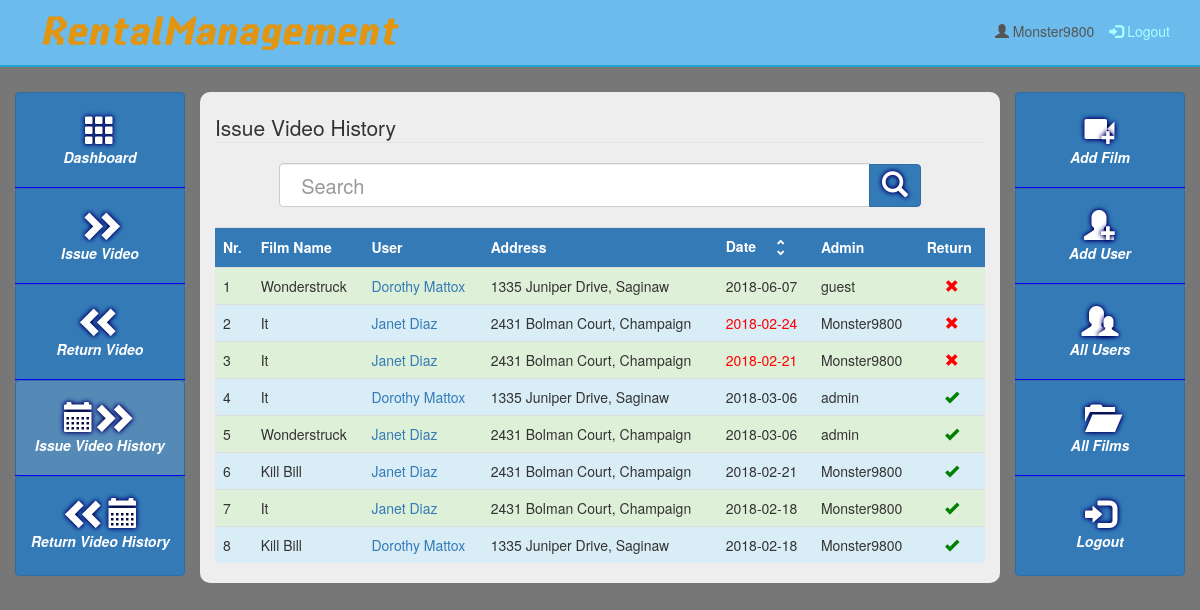
The app's page /issuevideoh.php (signed in) with its own data.
### tables this page shows
CREATE TABLE IF NOT EXISTS `rent` (
  `id` int(11) NOT NULL AUTO_INCREMENT,
  `id_user` int(11) NOT NULL,
  `id_movie` int(11) NOT NULL,
  `datetime` date NOT NULL,
  `rdatetime` text NOT NULL,
  `admin` text NOT NULL,
  `radmin` text NOT NULL,
  `return` int(11) NOT NULL DEFAULT '0',
  PRIMARY KEY (`id`),
  KEY `id_user` (`id_user`),
  KEY `id_movie` (`id_movie`)
);

CREATE TABLE IF NOT EXISTS `movies` (
  `id` int(100) NOT NULL,
  `filmname` mediumtext NOT NULL,
  `director` mediumtext NOT NULL,
  `genres` mediumtext NOT NULL,
  `country` mediumtext NOT NULL,
  `year` text NOT NULL,
  `runtime` mediumtext NOT NULL,
  `quantityactual` int(11) NOT NULL,
  `quantity` int(11) NOT NULL,
  `description` mediumtext NOT NULL,
  `datetime` mediumtext NOT NULL,
  `admin` varchar(20) NOT NULL,
  PRIMARY KEY (`id`)
);

CREATE TABLE IF NOT EXISTS `users` (
  `id` int(11) NOT NULL AUTO_INCREMENT,
  `fullname` mediumtext NOT NULL,
  `address` mediumtext NOT NULL,
  `country` mediumtext NOT NULL,
  `mobile` mediumtext NOT NULL,
  `email` mediumtext NOT NULL,
  `admin` mediumtext NOT NULL,
  `datetime` mediumtext NOT NULL,
  `sex` text NOT NULL,
  PRIMARY KEY (`id`)
);

### issuevideoh.php (the view, shortened to what this page needs)
<?php require_once("Include/Functions.php"); ?>
<?php
  $CurrentTime = time();
  $Now = strftime("%Y-%m-%d" , $CurrentTime);
?>
<!doctype html>
<html>
    <head>
        <link rel="stylesheet" href="https://maxcdn.bootstrapcdn.com/bootstrap/3.3.7/css/bootstrap.min.css">
        <link rel="stylesheet" href="css/adminstyle.css">
    </head>
    <body>
        <nav class="navbar navbar-light" role="navigation" style="background-color: #6BBCED;">
            <div class="container">
                <div class="navbar-header">
                    <a class="navbar-brand" href="index.php">
                        <img class="img-responsive" style="margin-top: -5px;" src="Images/Logo.png" width="380">
                    </a>
                </div>
                <div style="margin-top: 5px;">
            <ul id="logout" class="nav navbar-nav navbar-right">
      <li style="color: #555; padding-top: 15px;"><span class="glyphicon glyphicon-user"></span> <?php echo $_SESSION["UsernameVideo"]; ?></li>
      <li><a href="logout.php" style="color: #aff; background-color:transparent;"><span class="glyphicon glyphicon-log-in"></span> Logout</a></li>
            </ul>
                </div>
            </div>
        </nav>
<div class="line" style="height: 10px; background: #6BBCED; border-bottom: 2px solid #1DA4CF;"></div>
        <div class="container-fluid">
            <div class="row">
                <div class="col-sm-2">
                    <ul id="Side_Menu" class="nav nav-pills nav-stacked" style="padding-top: 25px;">
                        <li><a href="dashboard.php" class="btn btn-primary" style="width: 100%; height: 100px;"><span style="font-size: 30px; margin-top: 10px;" class="glyphicon glyphicon-th shadow"></span><br /><span class="menu-text">Dashboard</span></a>
                        </li>
                        <li style="margin-top: -5px; border-top: 1px solid blue;"><a href="issuevideo.php" class="btn btn-primary" style="width: 100%; height: 100px;"><span style="font-size: 30px; margin-top: 10px;" class="glyphicon glyphicon-chevron-right shadow"></span><span style="margin-left: -13px; font-size: 30px;" class="glyphicon glyphicon-chevron-right shadow"></span><br /><span class="menu-text">Issue Video</span></a>
                        </li>
                        <li style="margin-top: -5px; border-top: 1px solid blue;"><a href="returnvideo.php" class="btn btn-primary" style="width: 100%; height: 100px;"><span style="font-size: 30px; margin-top: 10px;" class="glyphicon glyphicon-chevron-left shadow"></span><span style="margin-left: -13px; font-size: 30px;" class="glyphicon glyphicon-chevron-left shadow"></span><br /><span class="menu-text">Return Video</span></a>
                        </li>
                        <li style="margin-top: -5px; border-top: 1px solid blue;"><a href="issuevideoh.php" class="btn btn-primary" style="width: 100%; height: 100px; background-color: #558ab7;"><span style="font-size: 30px; margin-top: 10px;" class="glyphicon glyphicon-calendar shadow"></span><span style="margin-left: -5px; font-size: 30px;" class="glyphicon glyphicon-chevron-right shadow"></span><span style="margin-left: -13px; font-size: 30px;" class="glyphicon glyphicon-chevron-right shadow"></span><br /><span class="menu-text">Issue Video History</span></a>
                        </li>
                        <li style="margin-top: -5px; border-top: 1px solid blue;"><a href="returnvideoh.php" class="btn btn-primary" style="width: 100%; height: 100px;"><span style="font-size: 30px; margin-top: 10px;" class="glyphicon glyphicon-chevron-left shadow"></span><span style="margin-left: -13px; font-size: 30px;" class="glyphicon glyphicon-chevron-left shadow"></span><span style="font-size: 30px;" class="glyphicon glyphicon-calendar shadow"></span><br /><span class="menu-text">Return Video History</span></a>
                        </li>
                    </ul>
                </div>
                <div class="col-sm-8" style="background-color: #eee; margin-top: 25px;">
<br />
                    <form action="issuevideoh.php" class="form-horizontal" enctype="multipart/form-data">
                            <legend>Issue Video History</legend>
                            <fieldset>
                                <div class="col-sm-10 col-sm-offset-1 input-group">
                            <div class="input-group">
                              <input type="text" class="form-control" style="padding: 21px; font-size: 20px;" placeholder="Search" name="Search">
                              <span class="input-group-btn">
                                <button class="btn btn-primary" name="SearchButton"><span style="font-size: 26px;" class="glyphicon glyphicon-search shadow"></span></button>
                              </span>
                            </div>
                                </div>
                            </fieldset>
                    </form>
                    <br />
                    <div class="table-responsive">
                        <table class="table table-striped table-hover">
                    <tr style="background-color: #337ab7; color: #fff;">
                        <th style="vertical-align: middle;">Nr.</th>
                        <th style="vertical-align: middle;">Film Name</th>
                        <th style="vertical-align: middle;">User</th>
                        <th style="vertical-align: middle;">Address</th>
                        <th style="vertical-align: middle;">Date <ul id="sorting"><li><a href="issuevideoh.php?datesort=up"><span class="glyphicon glyphicon-chevron-up"></span></a></li>
                                                                     <li><a href="issuevideoh.php?datesort=down"><span class="glyphicon glyphicon-chevron-down"></span></a></li></ul></th>
                        <th style="vertical-align: middle;">Admin</th>
                        <th style="vertical-align: middle;">Return</th>
                    </tr>
                    <?php
                        $SrNo=0;
                        if(isset($_GET["SearchButton"]))
                        {
                        $Search=$_GET["Search"];
                        $Query="SELECT filmname, fullname, address, rent.datetime, rent.admin, rent.return, users.id FROM movies, users, rent WHERE rent.id_user=users.id AND rent.id_movie=movies.id AND (filmname LIKE '%$Search%' OR fullname LIKE '%$Search%' OR address LIKE '%$Search%') ORDER BY rent.return ASC";
                        if($_GET)
                        {
                         $sorting = $_GET['datesort'];
                           if($sorting == 'up')
                           {
                             $Query = "SELECT filmname, fullname, address, rent.datetime, rent.admin, rent.return, users.id FROM movies, users, rent WHERE rent.id_user=users.id AND rent.id_movie=movies.id ORDER BY rent.return ASC, rent.datetime desc";
                           } else if($sorting == 'down') {
                             $Query = "SELECT filmname, fullname, address, rent.datetime, rent.admin, rent.return, users.id FROM movies, users, rent WHERE rent.id_user=users.id AND rent.id_movie=movies.id ORDER BY rent.return ASC, rent.datetime asc";
                           }
                        }
                        } else {
                        $Query="SELECT filmname, fullname, address, rent.datetime, rent.admin, rent.return, users.id FROM movies, users, rent WHERE rent.id_user=users.id AND rent.id_movie=movies.id ORDER BY rent.return ASC, rent.datetime desc";
                        }
                        $Execute = mysqli_query($Connection, $Query);
                        while($DataRows=mysqli_fetch_array($Execute))
                        {
                            $FilmName=$DataRows[0];
                            $FullName=$DataRows[1];
                            $Address=$DataRows[2];
                            $DateTime=$DataRows[3];
                            $Admin=$DataRows[4];
                            $return=$DataRows[5];
                            $iduser=$DataRows[6];
                            $SrNo++;
                    ?>
                    <tr class="<?php if($SrNo%2==0) {echo info;} else {echo success;} ?>">
                        <td style="vertical-align: middle;"><?php echo htmlentities($SrNo); ?></td>
                        <td style="vertical-align: middle;"><?php echo htmlentities($FilmName); ?></td>
                        <td style="vertical-align: middle;"><a href="user.php?id=<?php echo $iduser; ?>"><?php echo htmlentities($FullName); ?></a></td>
                        <td style="vertical-align: middle;"><?php echo htmlentities($Address); ?></td>
                        <td style="vertical-align: middle; <?php
                          if(date('Y-m-d', strtotime("+30 days", strtotime($DateTime))) <= $Now && $return==0) { echo 'color: red'; } ?>">
                          <?php echo htmlentities($DateTime); ?>
                        </td>
                        <td style="vertical-align: middle;"><?php echo htmlentities($Admin); ?></td>
                        <td style="vertical-align: middle; text-align: center;"><span class="<?php if($return==1){ echo 'glyphicon glyphicon-ok"'.' style="color: green;"'; }
                                                                                else { echo 'glyphicon glyphicon-remove"'.' style="color: red;"'; } ?>"</span></td>
                    </tr>
                    <?php } ?>
                        </table>
                    </div>
                </div>
                <div class="col-sm-2">
                    <ul id="Side_Menu" class="nav nav-pills nav-stacked" style="padding-top: 25px;">
                        <li><a href="addfilm.php" class="btn btn-primary" style="width: 100%; height: 100px;"><span style="font-size: 30px; margin-top: 10px;" class="glyphicon glyphicon-facetime-video shadow"></span><span style="margin-left: -13px;" class="glyphicon glyphicon-plus shadow"></span><br />
                            <span class="menu-text">Add Film</span></a>
                        </li>
                        <li style="margin-top: -5px; border-top: 1px solid blue;"><a href="adduser.php" class="btn btn-primary" style="width: 100%; height: 100px;"><span style="font-size: 30px; margin-top: 10px;" class="glyphicon glyphicon-user shadow"></span><span style="margin-left: -13px; font-size: 15px;" class="glyphicon glyphicon-plus shadow"></span><br /><span class="menu-text">Add User</span></a>
                        </li>
                        <li style="margin-top: -5px; border-top: 1px solid blue;"><a href="allusers.php" class="btn btn-primary" style="width: 100%; height: 100px;"><span style="font-size: 30px; margin-top: 10px;" class="glyphicon glyphicon-user shadow"></span><span style="margin-left: -13px; font-size: 20px;" class="glyphicon glyphicon-user shadow"></span><br />
                            <span class="menu-text">All Users</span></a>
                        </li>
                        <li style="margin-top: -5px; border-top: 1px solid blue;"><a href="allfilms.php" class="btn btn-primary" style="width: 100%; height: 100px;"><span style="font-size: 30px; margin-top: 10px;" class="glyphicon glyphicon-folder-open shadow"></span><br />
                            <span class="menu-text">All Films</span></a>
                        </li>
                        <li style="margin-top: -5px; border-top: 1px solid blue;"><a href="logout.php" class="btn btn-primary" style="width: 100%; height: 100px;"><span style="font-size: 30px; margin-top: 10px;" class="glyphicon glyphicon-log-in shadow"></span><br />
                            <span class="menu-text">Logout</span></a>
                        </li>
                    </ul>
                </div>
            </div>
        </div>
    </body>
</html>

### css/adminstyle.css (style rules this page uses)
.col-sm-8 { min-height: 270px; border-radius: 10px; }
.line { margin-top: -20px; }
.navbar { border-radius: 0px; }
.menu-text { font-size: 100%; font-weight: bolder; font-style: italic; }
.shadow { text-shadow: 0 0 5px #000, 0 0 5px #0000ff; }

### issuevideoh.php (style rules this page uses)
body { background-color: #777; }
#sorting { list-style-type: none; font-size: 8px; float: right; padding: 0px; margin: 0px; margin-right: 20px; }
#sorting li a { text-decoration: none; color: white; cursor: hover; }

### records on screen
rent: id_movie.filmname "Wonderstruck", id_user.fullname "Dorothy Mattox", id_user.address "1335 Juniper Drive, Saginaw", datetime "2018-06-07", admin "guest", return 0 (drawn)
rent: id_movie.filmname "It", id_user.fullname "Janet Diaz", id_user.address "2431 Bolman Court, Champaign", datetime "2018-02-24", admin "Monster9800", return 0 (drawn)
rent: id_movie.filmname "It", id_user.fullname "Janet Diaz", id_user.address "2431 Bolman Court, Champaign", datetime "2018-02-21", admin "Monster9800", return 0 (drawn)
rent: id_movie.filmname "It", id_user.fullname "Dorothy Mattox", id_user.address "1335 Juniper Drive, Saginaw", datetime "2018-03-06", admin "admin", return 1 (drawn)
rent: id_movie.filmname "Wonderstruck", id_user.fullname "Janet Diaz", id_user.address "2431 Bolman Court, Champaign", datetime "2018-03-06", admin "admin", return 1 (drawn)
rent: id_movie.filmname "Kill Bill", id_user.fullname "Janet Diaz", id_user.address "2431 Bolman Court, Champaign", datetime "2018-02-21", admin "Monster9800", return 1 (drawn)
rent: id_movie.filmname "It", id_user.fullname "Janet Diaz", id_user.address "2431 Bolman Court, Champaign", datetime "2018-02-18", admin "Monster9800", return 1 (drawn)
rent: id_movie.filmname "Kill Bill", id_user.fullname "Dorothy Mattox", id_user.address "1335 Juniper Drive, Saginaw", datetime "2018-02-18", admin "Monster9800", return 1 (drawn)

### other values on screen
$_SESSION["UsernameVideo"] "Monster9800"
